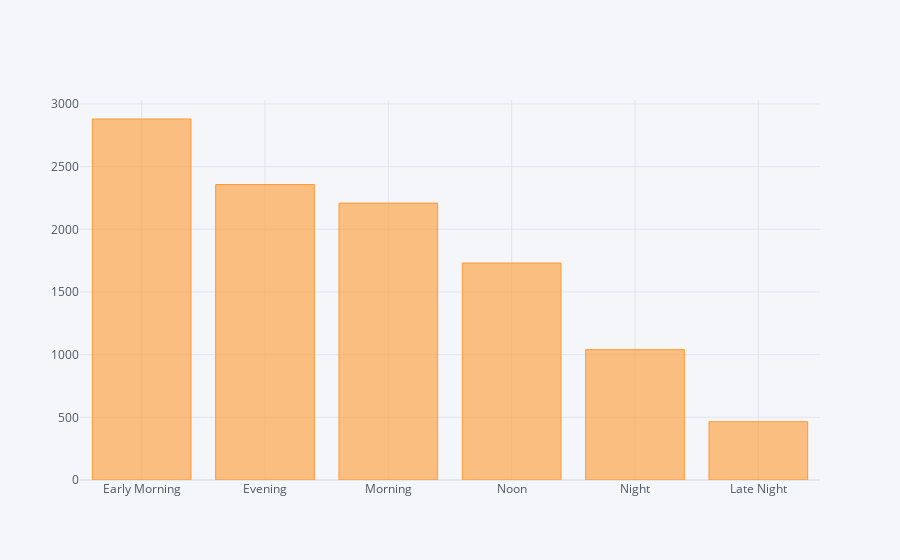

Notebook code for this chart:
### Code cell
import plotly
import cufflinks as cf
from cufflinks.offline import go_offline
from plotly.offline import plot, iplot, init_notebook_mode, download_plotlyjs

init_notebook_mode(connected=True)  # Enables interactive plots in Jupyter Notebook
cf.go_offline()  # Allows Cufflinks to work without an internet connection

data['Dep_Time_Hour'].apply(flight_departure_time).value_counts().iplot( kind="bar")

#this displays total number of flights that happen daily and ho frequent they occur from morning to night

### Figure 1 — Plotly figure (JSON) as saved in the notebook; plotly's stock layout.template omitted (floating-point values rounded to 4 significant figures)
{"data": [{"marker": {"color": "rgba(255, 153, 51, 0.6)", "line": {"color": "rgba(255, 153, 51, 1.0)", "width": 1}}, "name": "count", "orientation": "v", "text": "", "type": "bar", "x": ["Early Morning", "Evening", "Morning", "Noon", "Night", "Late Night"], "y": [2880, 2357, 2209, 1731, 1040, 465]}], "layout": {"autosize": true, "legend": {"bgcolor": "#F5F6F9", "font": {"color": "#4D5663"}}, "paper_bgcolor": "#F5F6F9", "plot_bgcolor": "#F5F6F9", "title": {"font": {"color": "#4D5663"}}, "xaxis": {"autorange": true, "gridcolor": "#E1E5ED", "range": [-0.5, 5.5], "showgrid": true, "tickfont": {"color": "#4D5663"}, "title": {"font": {"color": "#4D5663"}, "text": ""}, "type": "category", "zerolinecolor": "#E1E5ED"}, "yaxis": {"autorange": true, "gridcolor": "#E1E5ED", "range": [0, 3032.0], "showgrid": true, "tickfont": {"color": "#4D5663"}, "title": {"font": {"color": "#4D5663"}, "text": ""}, "type": "linear", "zerolinecolor": "#E1E5ED"}}}
